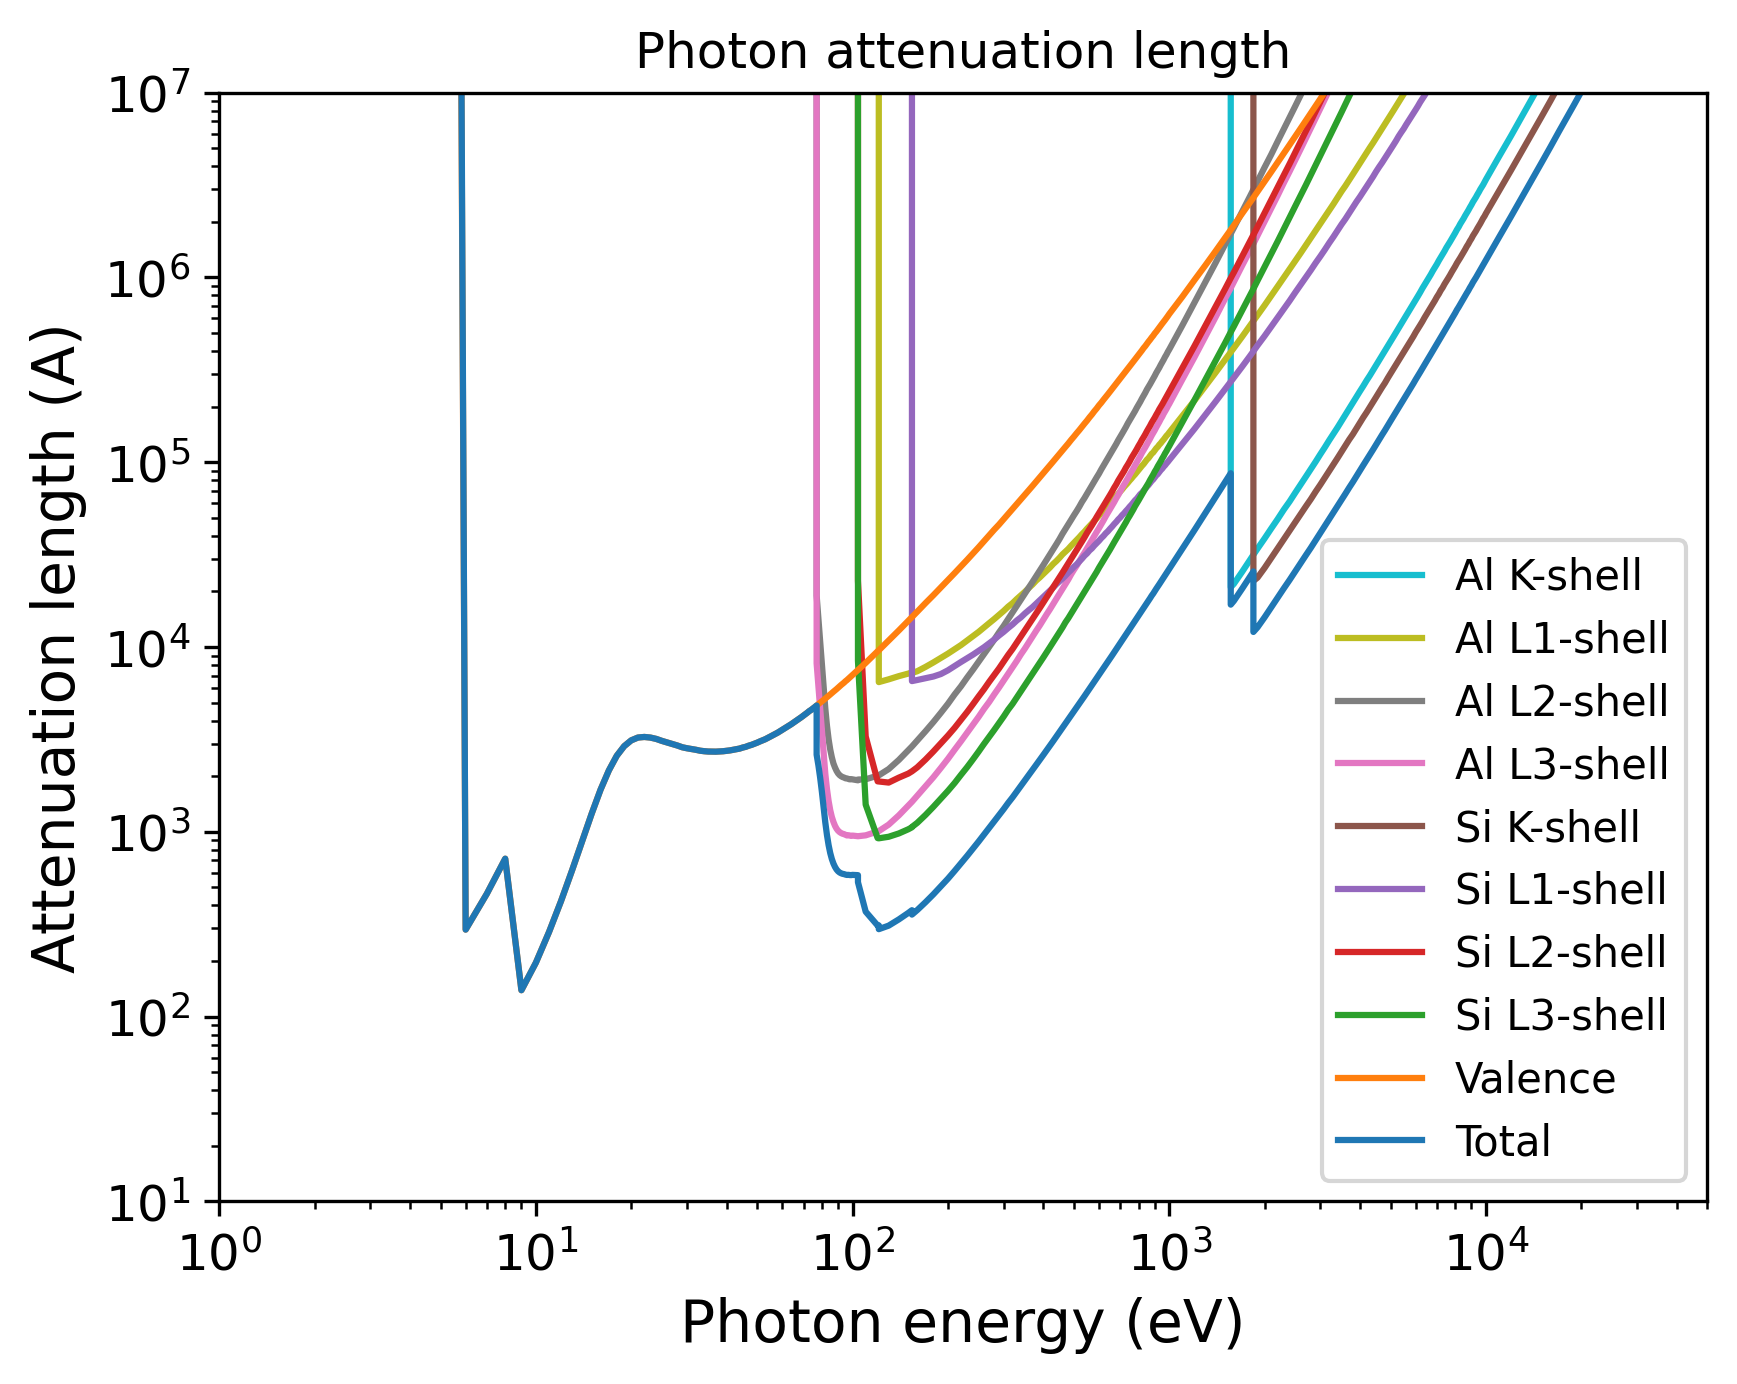

Recreate this plot in Python.
import pandas as pd
import numpy as np
import matplotlib.pyplot as plt
import matplotlib.cm as cm
# Set the format:
plt.xlabel("Photon energy (eV)", fontsize=14)
plt.ylabel("Attenuation length (A)", fontsize=14)
plt.xticks(fontsize=12)
plt.yticks(fontsize=12)
plt.grid(False)
# Set the axes:
# Read the output file:
df = pd.read_csv(r"OUTPUT_Multilayer_AlSi_Photon_IMFP.dat", sep=r'\s+', header=None, comment="#", skipinitialspace=True)
plt.xscale("log")
plt.yscale("log")
# Prepare the plot:
columns_to_plot = [ 1, 2, 3, 4, 5, 6, 7, 8, 9, 10]
labels = [ "Al K-shell", "Al L1-shell", "Al L2-shell", "Al L3-shell", "Si K-shell", "Si L1-shell", "Si L2-shell", "Si L3-shell", "Valence", "Total"]
# Create N distinct colors from a colormap
N = len(columns_to_plot)
colors = plt.cm.tab10(np.linspace(1, 0, 10))
# Set line styles:
linestyles = [ "-", "-", "-", "-", "-", "-", "-", "-", "-", "-"]
for i, col in enumerate(columns_to_plot):
    color = colors[i % len(colors)]
    ls    = linestyles[i % len(linestyles)]
    label = labels[i % len(labels)]
    plt.plot(df.iloc[:, 0], df.iloc[:, col],
    color=color,
    label=label,
    linestyle=ls)
plt.xlim(1.00000000,50000.00000000)
plt.ylim(10.00000000,10000000.00000000)
plt.title("Photon attenuation length")
plt.legend(loc="best", fontsize=10)
# Save the plot in this format:
plt.savefig("OUTPUT_MFP_photon.png", dpi=300, bbox_inches="tight")
